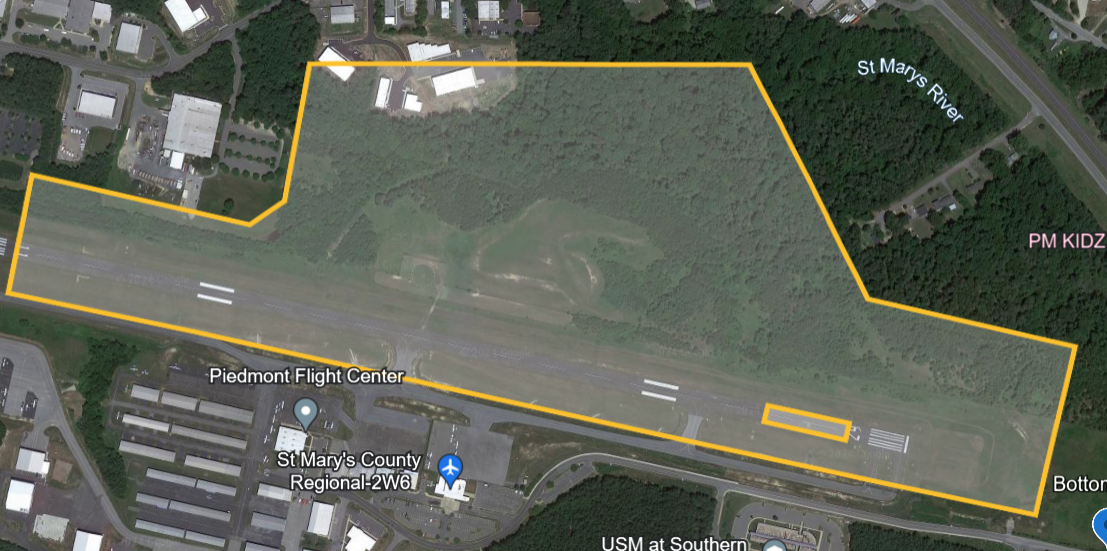
#> input picture flight/map/map_image.png, 1107 x 551 px
$ python -i odlc_contour_detection.py   (imports and definitions only)
#> lines starting #> are read from the running program, lines starting #| are printed output that depends on the picture; after the words box and inside, x2 and y2 are one past the last pixel; in counts of white or black regions, pixels touching at a corner belong together
"""Implements contour filtering to return contours that are likely to be shapes we expect to see."""

# pylint: disable=too-many-locals

import cv2
from nptyping import NDArray, Shape, UInt8
import numpy as np

from vision.common.constants import Contour, Hierarchy, Image, Mask, ScImage

# Contour restriction constants
MAX_CONTOUR_AREA: int = 10000
MIN_CONTOUR_AREA: int = 300
MIN_PROPORTIONAL_AREA: float = 0.4

# Contour detection constants
KERNEL_SIZE: cv2.typing.Size = (5, 5)
DILATION_KERNEL: NDArray[Shape["3, 3"], UInt8] = np.ones([3, 3], np.uint8)
MIN_WHITE_VALUE: int = 195
MAX_BLACK_VALUE: int = 0
BRIGHTNESS_THRESH = 60
MIN_SATURATION_VALUE: int = 185
MIN_DARK_SATURATION_VALUE: int = 125
BLUR_IMG_WEIGHT: float = 0.8
NORMAL_IMG_WEIGHT: float = 0.2


def fetch_shape_contours(
    image: Image, draw_contours: bool = False, resulting_file_name: str = ""
) -> list[Contour]:
    """
    Detects the boundaries of potential shapes based on a pixel or region's
    brightness and saturation, finding only the darkest, brightest, and
    most saturated portions of an image, and filters out shapes that are
    guaranteed not to be the shapes we're expecting to see.

    Parameters
    ----------
    filename : str
        the name of the image to look for contours within
    draw_contours : bool
        True if we want to draw the contours and output the result
    resutling_file_name : str
        the name of the file to output the result to if draw_contours is True

    Returns
    -------
    contours : list[numpy.ndarray]
        a list of all contours that could potentially be shapes we expect
        contour : numpy.ndarray
            an array of all points that make up the contour
    """
#> called with draw_contours = False, resulting_file_name = ''

    hls_img: Image = cv2.cvtColor(image, cv2.COLOR_RGB2HLS)  # converts image to HLS color format
#> hls_img: shape (551, 1107, 3); mean of channels 0, 1, 2 58.9, 93.2, 25.7

    # Blur is added to the image to reduce noise and to make the image/grass more uniform
    hls_blurred: Image = cv2.GaussianBlur(
        hls_img, KERNEL_SIZE, sigmaX=0, sigmaY=0
    )  # blurs HLS image
#> hls_blurred: shape (551, 1107, 3); mean of channels 0, 1, 2 58.9, 93.2, 25.7

    blurred_brightness: ScImage
    blurred_saturation: ScImage

    blurred_brightness = np.array(hls_blurred[:, :, 1])  # reads lightness of image as 2D array
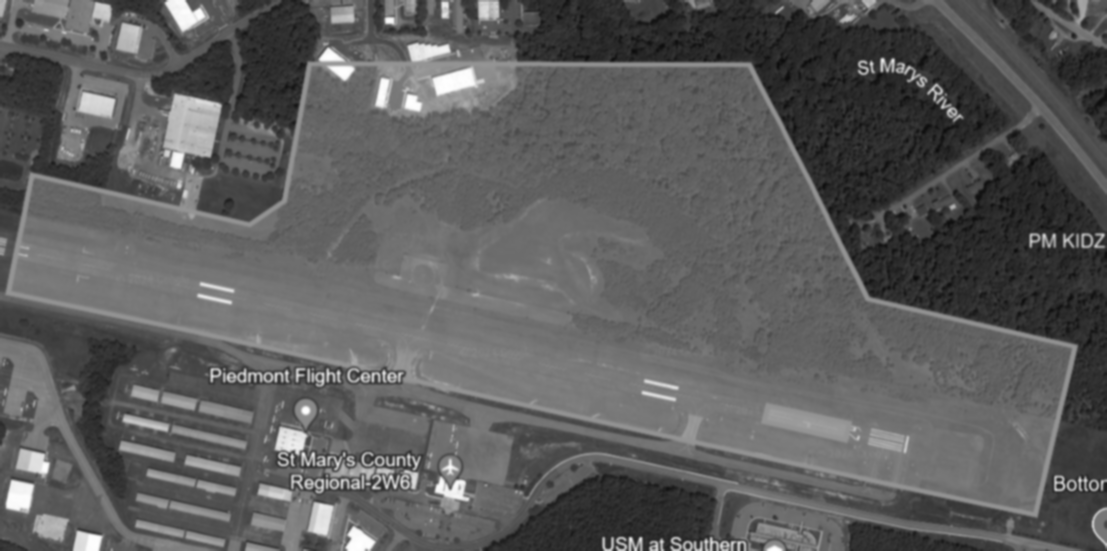
#> blurred_brightness: shape (551, 1107); min 12, max 255, mean 93.2
    blurred_saturation = np.array(hls_blurred[:, :, 2])  # reads saturation of image as 2D array
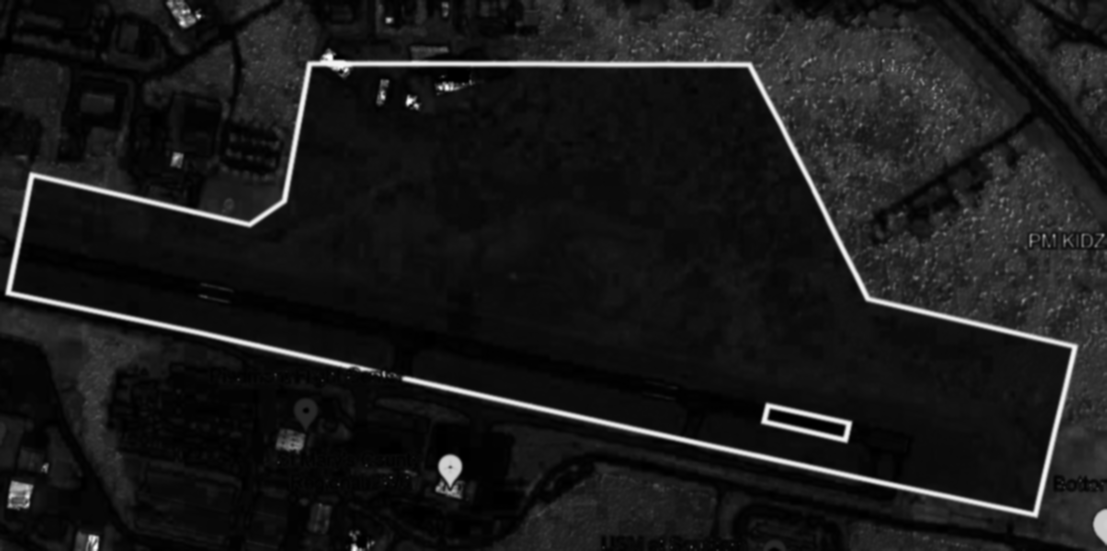
#> blurred_saturation: shape (551, 1107); min 0, max 255, mean 25.7

    # slightly blends blurred and unblurred images of same type, prioritizing blurred images
    blurred_brightness = cv2.addWeighted(
        hls_img[:, :, 1], NORMAL_IMG_WEIGHT, blurred_brightness, BLUR_IMG_WEIGHT, 0
    )
    blurred_saturation = cv2.addWeighted(
        hls_img[:, :, 2], NORMAL_IMG_WEIGHT, blurred_saturation, BLUR_IMG_WEIGHT, 0
    )

    avg_brt: float = float(np.average(blurred_brightness))  # gets average brightness
#> avg_brt = 93.17

    # Use higher saturation value if image is bright, lower if dark
    saturation_value: int = (
        MIN_SATURATION_VALUE if avg_brt > BRIGHTNESS_THRESH else MIN_DARK_SATURATION_VALUE
    )
#> saturation_value = 185

    # White threshold is used to find the brightest parts of the image
    # Black threshold is used to find the darkest parts of the image
    # Saturation threshold is used to find the most saturated parts of the image
    white_thresh: Mask
    black_thresh: Mask
    saturation_thresh: Mask

    _, white_thresh = cv2.threshold(blurred_brightness, MIN_WHITE_VALUE, 255, cv2.THRESH_BINARY)
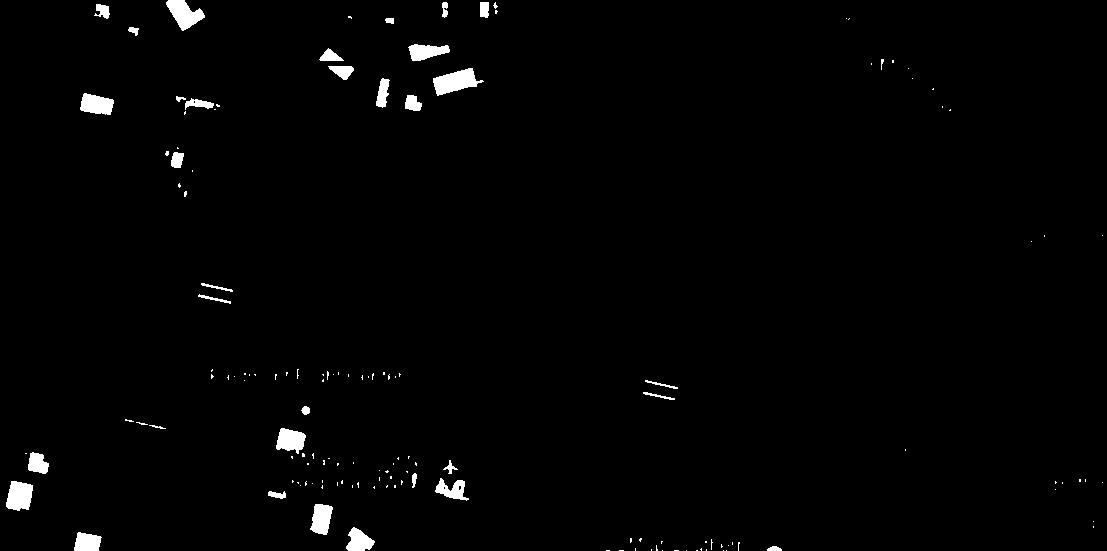
#> white_thresh: shape (551, 1107); 1.4% white; 147 white regions (114 under 20 px), largest, box (x1, y1, x2, y2) and area: (433, 68, 484, 96) 784, (166, 0, 205, 31) 658, (6, 481, 33, 511) 631
    _, black_thresh = cv2.threshold(blurred_brightness, MAX_BLACK_VALUE, 255, cv2.THRESH_BINARY_INV)
#> black_thresh: shape (551, 1107); every value is 0
    _, saturation_thresh = cv2.threshold(
        blurred_saturation, saturation_value, 255, cv2.THRESH_BINARY
    )
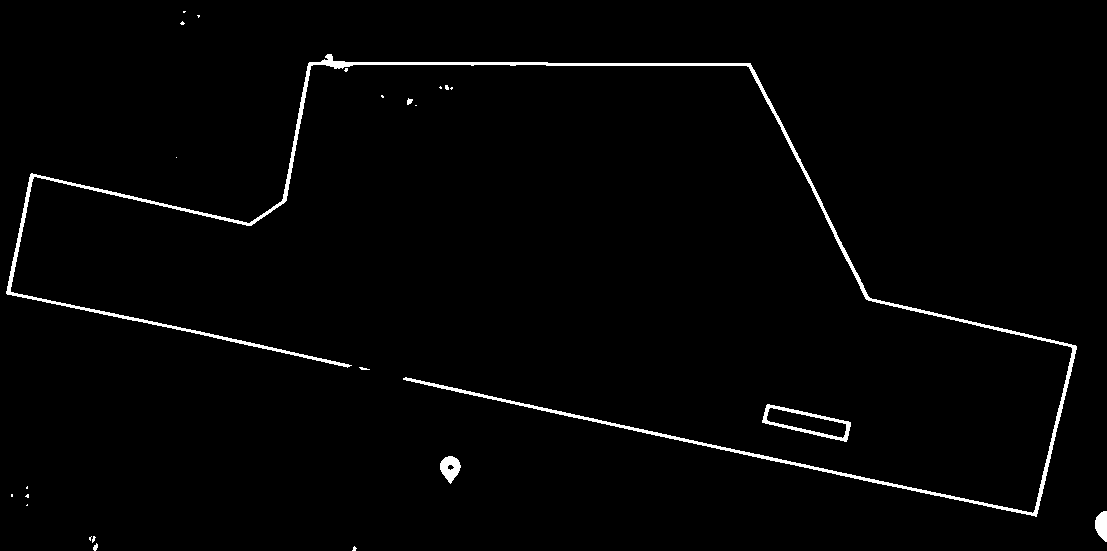
#> saturation_thresh: shape (551, 1107); 1.7% white; 24 white regions (17 under 20 px), largest, box (x1, y1, x2, y2) and area: (6, 54, 1077, 517) 8833, (762, 404, 851, 442) 692, (440, 456, 461, 484) 367

    # expands each threshold by 3 pixels in the x and y direction
    # to merge those in close proximity to one another
    white_thresh = cv2.dilate(white_thresh, DILATION_KERNEL)
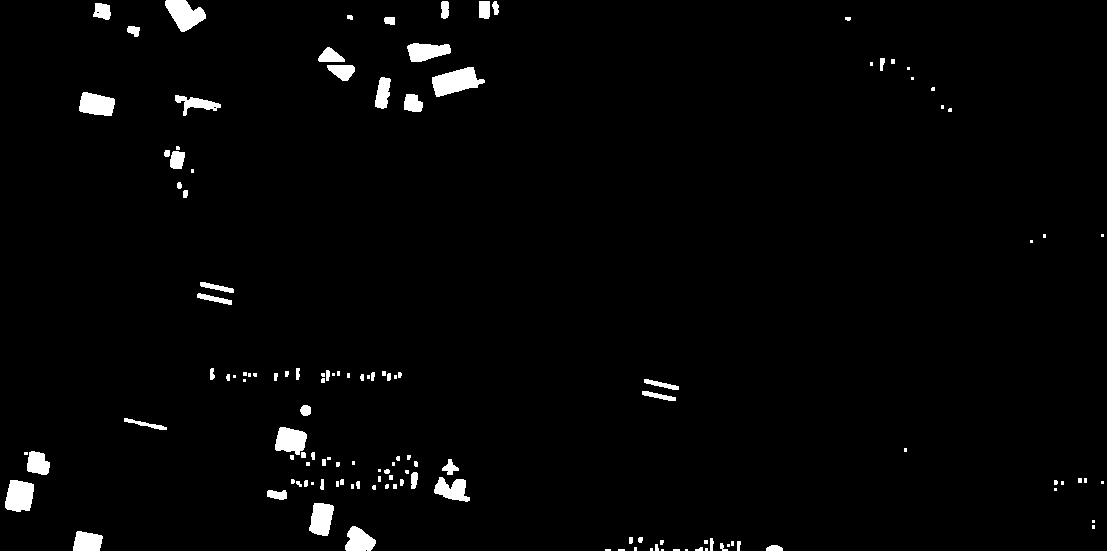
#> white_thresh: shape (551, 1107); 2.1% white; 133 white regions (61 under 20 px), largest, box (x1, y1, x2, y2) and area: (432, 67, 485, 97) 948, (165, 0, 206, 32) 791, (5, 480, 34, 512) 752
    # black_thresh = cv2.dilate(black_thresh, DILATION_KERNEL)
    saturation_thresh = cv2.dilate(saturation_thresh, DILATION_KERNEL)
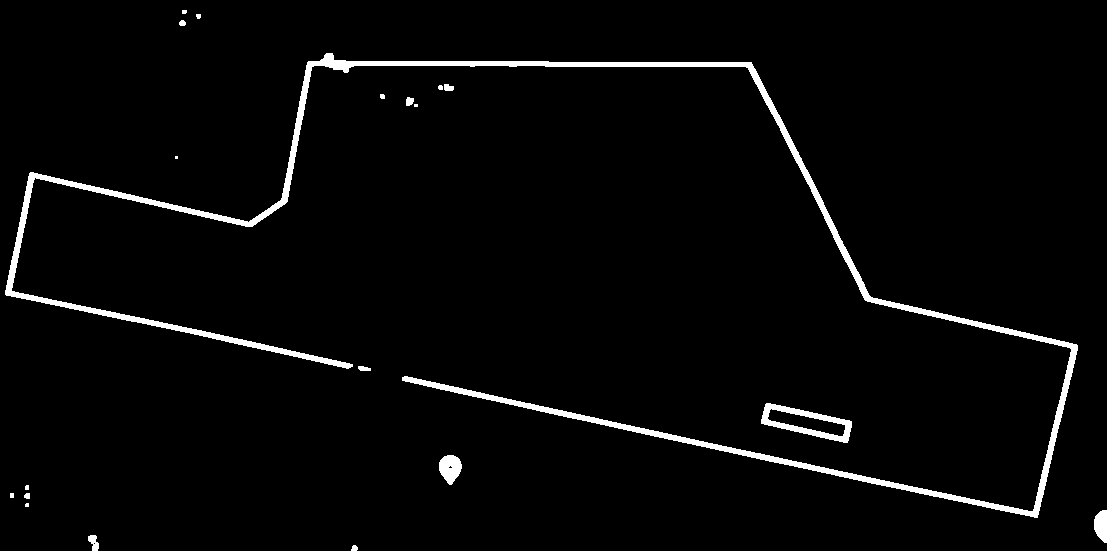
#> saturation_thresh: shape (551, 1107); 2.9% white; 20 white regions (5 under 20 px)

    contours: list[Contour]
    _hierarchy: Hierarchy

    # finds the contour outlines of the combined thresholds
    contours, _hierarchy = cv2.findContours(
        (white_thresh + saturation_thresh), cv2.RETR_TREE, cv2.CHAIN_APPROX_NONE
    )
#> contours = 138 contours, 93 with area under 20; largest, box (x1, y1, x2, y2) and area: (5, 43, 1078, 518) 14272, (761, 403, 852, 443) 1914, (434, 455, 470, 502) 980, (767, 408, 846, 437) 942, (165, 0, 206, 32) 738
    all_contours: list[Contour] = []

    contour: Contour
    for contour in contours:
        # gets rectangle bounding entire contour
        _x_pos: int
        _y_pos: int
        width: int
        height: int
        _x_pos, _y_pos, width, height = cv2.boundingRect(contour)
        area: float = float(cv2.contourArea(contour))

        # calculates area inside contour in proportion to the area of the bounding rectangle
        proportional_area: float = area / (width * height)

        # saves the contour if the area is a reasonable size, reasonably close to a square,
        # is not extremely small compared to its bounding box, and does not have very rough edges.
        if (MAX_CONTOUR_AREA >= cv2.contourArea(contour) >= MIN_CONTOUR_AREA) and (
            proportional_area >= MIN_PROPORTIONAL_AREA
        ):
            all_contours.append(contour)
#> this loop made 138 passes
#> (width, height, area, proportional_area) on passes 1 to 12: (3, 2, 2, 0.333), (7, 2, 6, 0.429), (3, 2, 2, 0.333), (7, 2, 6, 0.429), (6, 2, 5, 0.417), (3, 3, 4, 0.444), (3, 3, 4, 0.444), (8, 4, 13, 0.406), (3, 4, 6, 0.5), (17, 6, 65, 0.637), (3, 3, 4, 0.444), (4, 7, 14.5, 0.518)
#> after the loop, all_contours = 13 contours; largest, box (x1, y1, x2, y2) and area: (761, 403, 852, 443) 1914, (434, 455, 470, 502) 980, (767, 408, 846, 437) 942, (165, 0, 206, 32) 738, (5, 480, 34, 512) 700

    # draws contours and writes to output image file (but only if specified)
    if draw_contours:
        for contour in all_contours:
            cv2.drawContours(image, [contour], 0, (0, 0, 255), 2)
        cv2.imwrite(resulting_file_name, image)
        cv2.imwrite("thresh_white.jpg", white_thresh)
        cv2.imwrite("thresh_black.jpg", black_thresh)
        cv2.imwrite("thresh_saturation.jpg", saturation_thresh)
        cv2.imwrite("thresh_combined.jpg", white_thresh + black_thresh + saturation_thresh)

    # returns a filtered list of contours
    return all_contours

>>> import cv2
>>> picture = cv2.cvtColor(cv2.imread('../../flight/map/map_image.png'), cv2.COLOR_BGR2RGB)
>>> result = fetch_shape_contours(picture)
#> result has the same summary as all_contours in fetch_shape_contours
